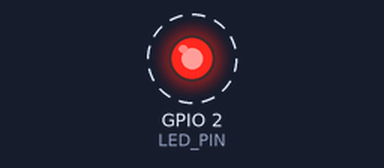
This sketch was run on a simulated ESP32. Parts: output pins drawn as LEDs (lit = HIGH). Dashed ring = blinking. What the sketch prints to the serial monitor is not drawn.

Above: at 0.2 s.
Timing chart, 0 to 3.0 s (numbered marks = the images above):
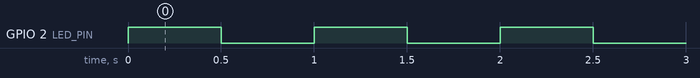

The sketch:

led_blink.ino
```cpp
/*
  ESP32 LED Blink Test
  Hecho para probar si la carga del código funciona correctamente.
*/
#include <Arduino.h>

// La mayoría de las placas ESP32 tienen el LED interno en el GPIO 2
const int LED_PIN = 2;

void setup() {
  // Inicializa el puerto serie para ver mensajes en el monitor
  Serial.begin(115200);
  Serial.println("--- ESP32 Listo para la prueba de parpadeo ---");

  // Configura el pin del LED como salida
  pinMode(LED_PIN, OUTPUT);
}

void loop() {
  // Enciende el LED
  digitalWrite(LED_PIN, HIGH);
  Serial.println("LED Encendido (HIGH)");
  delay(500); // Espera medio segundo

  // Apaga el LED
  digitalWrite(LED_PIN, LOW);
  Serial.println("LED Apagado (LOW)");
  delay(500); // Espera medio segundo
}
```

Measured:
- by itself, GPIO 2 (LED_PIN): alternates HIGH for 0.50 s and LOW for 0.50 s
